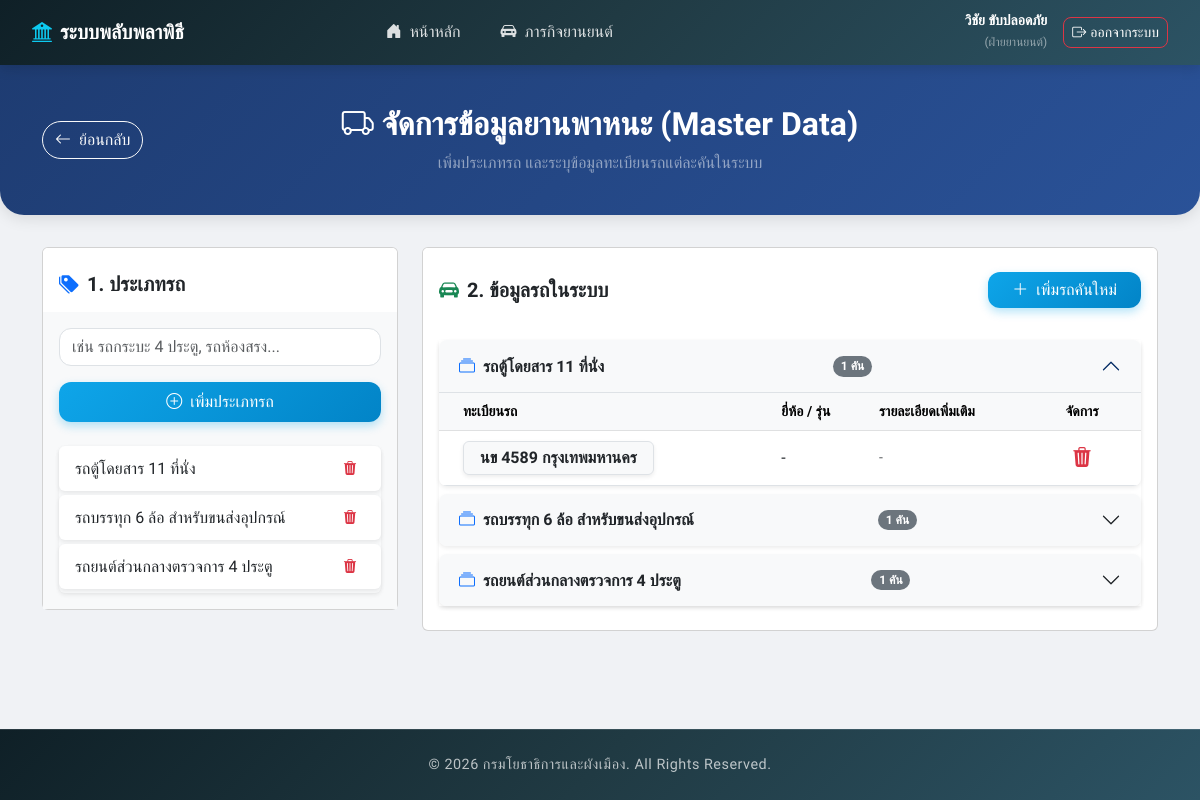
/manage_vehicle_master.php (signed in), run on the app's committed database.
### tables this page shows
CREATE TABLE IF NOT EXISTS `vehicle_types` (
  `id` int(11) NOT NULL AUTO_INCREMENT,
  `type_name` varchar(255) NOT NULL,
  PRIMARY KEY (`id`),
  UNIQUE KEY `idx_vtype_name` (`type_name`)
);

CREATE TABLE IF NOT EXISTS `vehicles` (
  `id` int(11) NOT NULL AUTO_INCREMENT,
  `vehicle_type` varchar(100) NOT NULL,
  `plate_letters` varchar(20) DEFAULT NULL,
  `plate_numbers` varchar(20) DEFAULT NULL,
  `plate_province` varchar(100) DEFAULT NULL,
  `license_plate` varchar(50) NOT NULL,
  `status` varchar(50) DEFAULT 'active',
  PRIMARY KEY (`id`),
  KEY `idx_vehicles_type` (`vehicle_type`)
);

### manage_vehicle_master.php (the view, shortened to what this page needs)
<?php
require 'db.php';
try {
    $conn->exec("
    CREATE TABLE IF NOT EXISTS `vehicle_types` (
      `id` int(11) NOT NULL AUTO_INCREMENT,
      `type_name` varchar(255) NOT NULL,
      PRIMARY KEY (`id`)
    ) ENGINE=InnoDB DEFAULT CHARSET=utf8mb4;
    ");
    $conn->exec("
    CREATE TABLE IF NOT EXISTS `vehicles` (
      `id` int(11) NOT NULL AUTO_INCREMENT,
      `vehicle_type` varchar(255) NOT NULL,
      `license_plate` varchar(100) NOT NULL,
      `brand` varchar(100) DEFAULT NULL,
      `details` text DEFAULT NULL,
      PRIMARY KEY (`id`)
    ) ENGINE=InnoDB DEFAULT CHARSET=utf8mb4;
    ");
} catch (PDOException $e) {
}
$stmt_types = $conn->query("SELECT * FROM vehicle_types ORDER BY id ASC");
$vehicle_types = $stmt_types->fetchAll(PDO::FETCH_ASSOC);
$stmt_vehicles = $conn->query("SELECT * FROM vehicles ORDER BY id ASC");
$vehicles_db = $stmt_vehicles->fetchAll(PDO::FETCH_ASSOC);
$vehicles_by_type = [];
foreach ($vehicles_db as $v) {
    $vehicles_by_type[$v['vehicle_type']][] = $v;
}
?>
<!DOCTYPE html>
<html lang="th">
<head>
    <link href="https://cdn.jsdelivr.net/npm/bootstrap@5.3.0/dist/css/bootstrap.min.css" rel="stylesheet">
    <link rel="stylesheet" href="https://cdn.jsdelivr.net/npm/bootstrap-icons@1.10.5/font/bootstrap-icons.css">
</head>
<body>
<?php include 'menu.php'; ?>
<div class="content-wrapper">
    <div class="page-header text-center position-relative">
        <div class="container">
            <div class="row align-items-center">
                <div class="col-12 col-md-2 text-center text-md-start mb-3 mb-md-0">
                    <a href="home_head_vehicle.php" class="btn btn-outline-light rounded-pill d-inline-flex align-items-center">
                        <i class="bi bi-arrow-left me-2"></i>ย้อนกลับ
                    </a>
                </div>
                <div class="col-12 col-md-8 text-center">
                    <h2 class="fw-bold mb-2"><i class="bi bi-truck me-2"></i>จัดการข้อมูลยานพาหนะ (Master Data)</h2>
                    <p class="text-white-50 mb-0">เพิ่มประเภทรถ และระบุข้อมูลทะเบียนรถแต่ละคันในระบบ</p>
                </div>
            </div>
        </div>
    </div>
    <div class="container">
        <div class="row g-4">
            <div class="col-lg-4">
                <div class="card custom-card">
                    <div class="card-header bg-white pt-4 pb-3 border-bottom-0">
                        <h5 class="fw-bold text-dark mb-0"><i class="bi bi-tags-fill text-primary me-2"></i>1. ประเภทรถ</h5>
                    </div>
                    <div class="card-body bg-light">
                        <form method="POST" class="mb-4">
                            <div class="mb-3">
                                <input type="text" name="type_name" class="form-control" required placeholder="เช่น รถกระบะ 4 ประตู, รถห้องสรง...">
                            </div>
                            <button type="submit" class="btn btn-add w-100 py-2"><i class="bi bi-plus-circle me-1"></i> เพิ่มประเภทรถ</button>
                        </form>
                        <div class="list-group shadow-sm">
                            <?php if(empty($vehicle_types)): ?>
                                <div class="list-group-item text-center text-muted py-4">ยังไม่มีประเภทรถ</div>
                            <?php else: ?>
                                <?php foreach($vehicle_types as $type): ?>
                                <div class="list-group-item d-flex justify-content-between align-items-center border-0 mb-1 rounded bg-white shadow-sm">
                                    <span class="fw-medium text-dark"><?= htmlspecialchars($type['type_name']) ?></span>
                                    <form method="POST" onsubmit="return confirm('ยืนยันการลบประเภทรถนี้? (รถที่อยู่ในประเภทนี้จะถูกลบด้วย)');" class="m-0">
                                        <button type="submit" class="btn btn-sm btn-outline-danger border-0"><i class="bi bi-trash3-fill"></i></button>
                                    </form>
                                </div>
                                <?php endforeach; ?>
                            <?php endif; ?>
                        </div>
                    </div>
                </div>
            </div>
            <div class="col-lg-8">
                <div class="card custom-card">
                    <div class="card-header bg-white pt-4 pb-3 border-bottom-0 d-flex justify-content-between align-items-center">
                        <h5 class="fw-bold text-dark mb-0"><i class="bi bi-car-front-fill text-success me-2"></i>2. ข้อมูลรถในระบบ</h5>
                        <button class="btn btn-add px-4" data-bs-toggle="modal" data-bs-target="#addVehicleModal" <?= empty($vehicle_types) ? 'disabled' : '' ?>>
                            <i class="bi bi-plus-lg me-1"></i> เพิ่มรถคันใหม่
                        </button>
                    </div>
                    <div class="card-body">
                        <?php if(empty($vehicle_types)): ?>
                            <div class="text-center text-muted py-5">
                                <i class="bi bi-truck fs-1 d-block mb-3 opacity-50"></i>
                                <h6>กรุณาเพิ่ม "ประเภทรถ" ทางด้านซ้ายมือก่อน</h6>
                            </div>
                        <?php else: ?>
                            <div class="accordion shadow-sm" id="vehicleAccordion">
                                <?php $i=0; foreach($vehicle_types as $type): $i++; $tname = $type['type_name']; ?>
                                <div class="accordion-item border-0 mb-2 rounded-3 overflow-hidden shadow-sm">
                                    <h2 class="accordion-header">
                                        <button class="accordion-button <?= $i===1 ? '' : 'collapsed' ?> bg-light text-dark fw-bold" type="button" data-bs-toggle="collapse" data-bs-target="#collapse<?= $i ?>">
                                            <i class="bi bi-collection text-primary me-2"></i> <?= htmlspecialchars($tname) ?>
                                            <span class="badge bg-secondary ms-auto rounded-pill"><?= count($vehicles_by_type[$tname] ?? []) ?> คัน</span>
                                        </button>
                                    </h2>
                                    <div id="collapse<?= $i ?>" class="accordion-collapse collapse <?= $i===1 ? 'show' : '' ?>" data-bs-parent="#vehicleAccordion">
                                        <div class="accordion-body p-0">
                                            <?php if(empty($vehicles_by_type[$tname])): ?>
                                                <div class="text-center text-muted py-4 small">ยังไม่มีรถในประเภทนี้</div>
                                            <?php else: ?>
                                                <div class="table-responsive">
                                                    <table class="table table-hover align-middle mb-0">
                                                        <thead class="table-light text-muted small">
                                                            <tr>
                                                                <th class="ps-4">ทะเบียนรถ</th>
                                                                <th>ยี่ห้อ / รุ่น</th>
                                                                <th>รายละเอียดเพิ่มเติม</th>
                                                                <th class="text-center pe-4">จัดการ</th>
                                                            </tr>
                                                        </thead>
                                                        <tbody>
                                                            <?php foreach($vehicles_by_type[$tname] as $v): ?>
                                                            <tr>
                                                                <td class="ps-4 fw-bold text-dark">
                                                                    <div class="bg-light d-inline-block px-3 py-1 rounded border shadow-sm">
                                                                        <?=  htmlspecialchars($v['license_plate']) ?>
                                                                    </div>
                                                                </td>
                                                                <td><?= htmlspecialchars($v['brand'] ?? '-') ?></td>
                                                                <td class="text-muted small"><?= htmlspecialchars($v['details'] ?? '-') ?></td>
                                                                <td class="text-center pe-4">
                                                                    <form method="POST" onsubmit="return confirm('ยืนยันการลบรถทะเบียน <?= htmlspecialchars($v['license_plate'], ENT_QUOTES) ?> ?');" class="m-0">
                                                                        <button type="submit" class="btn btn-sm btn-outline-danger border-0 rounded-circle" title="ลบข้อมูลรถ"><i class="bi bi-trash3-fill fs-5"></i></button>
                                                                    </form>
                                                                </td>
                                                            </tr>
                                                            <?php endforeach; ?>
                                                        </tbody>
                                                    </table>
                                                </div>
                                            <?php endif; ?>
                                        </div>
                                    </div>
                                </div>
                                <?php endforeach; ?>
                            </div>
                        <?php endif; ?>
                    </div>
                </div>
            </div>
        </div>
    </div>
</div>
<?php if(file_exists('footer.php')) include 'footer.php'; ?>
</body>
</html>

### manage_vehicle_master.php (style rules this page uses)
body { background: #f4f6f9; font-family: 'Prompt', sans-serif; min-height: 100vh; }
.page-header { background: linear-gradient(135deg, #1e3c72 0%, #2a5298 100%); color: white; padding: 2.5rem 0; border-radius: 0 0 1.5rem 1.5rem; box-shadow: 0 4px 15px rgba(0,0,0,0.1); margin-bottom: 2rem; }
.accordion-button:not(.collapsed) { background-color: #e0f2fe; color: #0284c7; font-weight: 600; }
.form-control, .form-select { border-radius: 0.75rem; }
.btn-add { background: linear-gradient(135deg, #0ea5e9 0%, #0284c7 100%); border: none; color: white; font-weight: 500; box-shadow: 0 4px 10px rgba(14, 165, 233, 0.3); border-radius: 0.75rem; transition: all 0.2s; }

### footer.php (style rules this page uses)
html { height: 100%; }
body { font-family: 'Prompt', sans-serif; background-color: #f0f2f5; display: flex; flex-direction: column; min-height: 100vh; margin: 0; }
.content-wrapper { flex: 1 0 auto; }

### data on the page
vehicle_types: type_name "รถตู้โดยสาร 11 ที่นั่ง", type_name "1"
vehicle_types: type_name "รถบรรทุก 6 ล้อ สำหรับขนส่งอุปกรณ์", type_name "1"
vehicle_types: type_name "รถยนต์ส่วนกลางตรวจการ 4 ประตู", type_name "1"
vehicles: license_plate "นข 4589 กรุงเทพมหานคร", brand "-", details "-"

### other printed values
$user_display_name "วิชัย ขับปลอดภัย"
$role_name "ฝ่ายยานยนต์"
